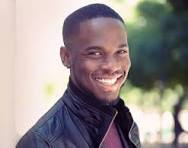
#> input picture img/1.jpeg, 188 x 148 px; its folder holds only this picture in this run
$ python main.py
#> lines starting #> are read from the running program, lines starting #| are printed output that depends on the picture; after the words box and inside, x2 and y2 are one past the last pixel; in counts of white or black regions, pixels touching at a corner belong together
import cv2
import os

def detect_faces(image_path, face_cascade):

#> called with image_path = 'img/1.jpeg'
    img = cv2.imread(image_path)
#> img is the input picture: shape (148, 188, 3); mean B, G, R 139.8, 139.6, 149.1
    '''
    if img is None:
        print("Failed to load image:", image_path)
        return None
        '''

    gray = cv2.cvtColor(img, cv2.COLOR_BGR2GRAY)
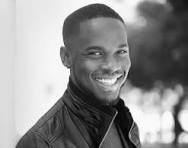
#> gray: shape (148, 188); min 1, max 255, mean 142.5

    faces = face_cascade.detectMultiScale(gray, scaleFactor=1.1, minNeighbors=5, minSize=(30, 30))
#> faces = [[76, 30, 63, 63]]

    for (x, y, w, h) in faces:
        cv2.rectangle(img, (x, y), (x + w, y + h), (255, 0, 0), 2)
#> this loop made 1 pass
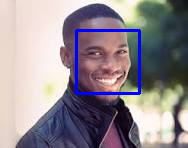
#> img: shape (148, 188, 3); 2.7% of pixels changed, all inside (x1, y1, x2, y2) = (75, 29, 141, 95)

    if len(faces) > 0:
        print("Faces detected in", image_path, ":", len(faces))
#| Faces detected in img/1.jpeg : 1
    else:
        print("No faces detected in", image_path)

    return img

def main():
    cascade_path = 'haarcascade_frontalface_default.xml'

    if not os.path.exists(cascade_path):
        print("Error: Haar Cascade file not found at", cascade_path)
        return

    face_cascade = cv2.CascadeClassifier(cascade_path)

    directory = 'img'

    if not os.path.exists(directory):
        print("Error: Directory not found at", directory)
        return

    for filename in os.listdir(directory):
        if filename.lower().endswith(('.png', '.jpg', '.jpeg')):
            image_path = os.path.join(directory, filename)
            img = detect_faces(image_path, face_cascade)
            if img is not None:
                cv2.imshow(filename, img)

    print("Press any key to close the windows...")
    cv2.waitKey(0)
    cv2.destroyAllWindows()

if __name__ == "__main__":
    main()

$ run again, on img/2.jpeg
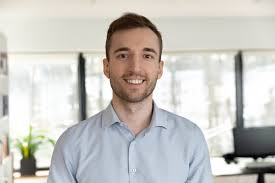
#> input picture img/2.jpeg, 275 x 183 px
#> in detect_faces, img is the input picture: shape (183, 275, 3); mean B, G, R 193.6, 198, 200.1
#> in detect_faces, `gray = cv2.cvtColor(img, cv2.COLOR_BGR2GRAY)`:
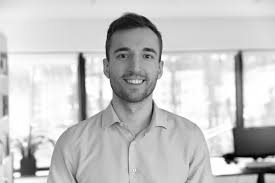
#> gray: shape (183, 275); min 0, max 255, mean 198.1
#> faces = [[102, 29, 67, 67]]
#> the loop in detect_faces, `for (x, y, w, h) in faces:` made 1 pass
#> after the loop in detect_faces, `for (x, y, w, h) in faces:`:
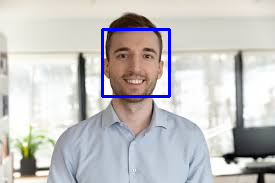
#> img: shape (183, 275, 3); 1.59% of pixels changed, all inside (x1, y1, x2, y2) = (101, 28, 171, 98)
#| Faces detected in img/2.jpeg : 1
